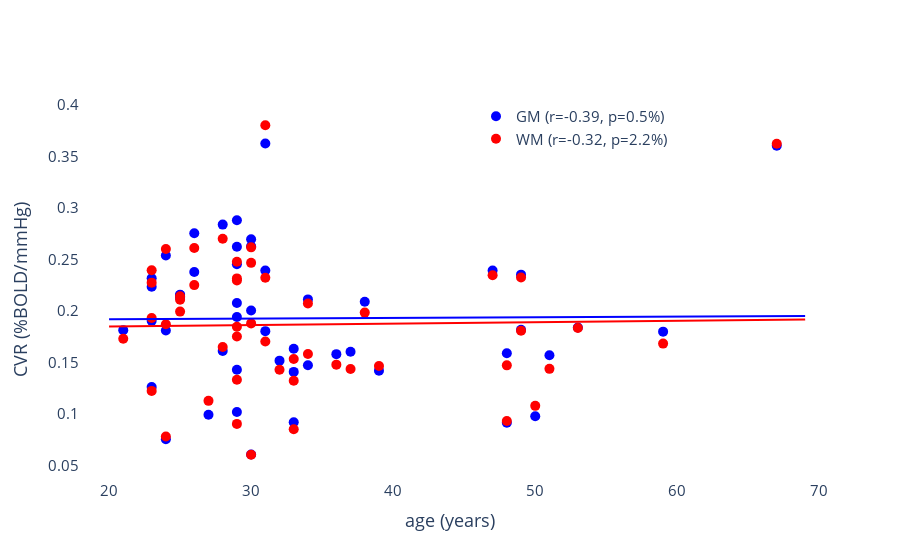

The code cell stored with this chart in its notebook:
### Markdown cell above
### Extented Data Figure 3: GM-CVR and WM-CVR versus age, with linear regressions

### Code cell
x_span = np.arange(20,70,1)
font = dict(size=15)

fig = go.Figure()
fig.add_trace(go.Scatter(x=participants_df['age'], y=participants_df['GM'], name='GM (r=-0.39, p=0.5%)', mode='markers', marker=dict(size=10, color='blue')))
fig.add_trace(go.Scatter(x=participants_df['age'], y=participants_df['WM'], name='WM (r=-0.32, p=2.2%)', mode='markers', marker=dict(size=10, color='red')))
fig.add_trace(go.Scatter(x=x_span, y=stats['GM'].intercept + stats['GM'].slope * x_span, name='GM fit', mode='lines', marker=dict(size=10, color='blue'), showlegend=False))
fig.add_trace(go.Scatter(x=x_span, y=stats['WM'].intercept + stats['WM'].slope * x_span, name='WM fit', mode='lines', marker=dict(size=10, color='red'), showlegend=False))
fig.update_layout(plot_bgcolor='white', font=font)
fig.update_yaxes(title='CVR (%BOLD/mmHg)')
fig.update_xaxes(title='age (years)')
fig.update_layout(legend=dict(yanchor="top", xanchor="right", x=0.8, font=font))

### Figure 1 — Plotly figure (JSON) as saved in the notebook; plotly's stock layout.template omitted (floating-point values rounded to 4 significant figures)
{"data": [{"marker": {"color": "blue", "size": 10}, "mode": "markers", "name": "GM (r=-0.39, p=0.5%)", "type": "scatter", "x": [29, 30, 29, 39, 28, 49, 25, 34, 37, 26, 25, 24, 32, 31, 27, 31, 29, 28, 29, 30, 33, 59, 29, 24, 21, 26, 33, 24, 23, 30, 23, 25, 34, 48, 23, 48, 50, 53, 31, 29, 49, 47, 36, 67, 29, 51, 33, 30, 23, 38], "y": [0.143, 0.06069, 0.102, 0.1421, 0.1612, 0.1817, 0.2154, 0.2112, 0.1604, 0.2378, 0.2158, 0.07561, 0.1518, 0.1804, 0.09934, 0.3624, 0.2078, 0.2838, 0.2879, 0.2696, 0.1409, 0.1799, 0.2623, 0.2539, 0.1814, 0.2754, 0.09196, 0.181, 0.2317, 0.2627, 0.2235, 0.2128, 0.1473, 0.09156, 0.1904, 0.159, 0.09773, 0.184, 0.2393, 0.2454, 0.2352, 0.2393, 0.1581, 0.3604, 0.1941, 0.157, 0.1632, 0.2004, 0.1261, 0.2089]}, {"marker": {"color": "red", "size": 10}, "mode": "markers", "name": "WM (r=-0.32, p=2.2%)", "type": "scatter", "x": [29, 30, 29, 39, 28, 49, 25, 34, 37, 26, 25, 24, 32, 31, 27, 31, 29, 28, 29, 30, 33, 59, 29, 24, 21, 26, 33, 24, 23, 30, 23, 25, 34, 48, 23, 48, 50, 53, 31, 29, 49, 47, 36, 67, 29, 51, 33, 30, 23, 38], "y": [0.1332, 0.06045, 0.09038, 0.1466, 0.165, 0.1809, 0.2141, 0.2072, 0.1437, 0.2251, 0.2109, 0.07817, 0.1429, 0.1704, 0.1128, 0.3802, 0.1846, 0.27, 0.2477, 0.2617, 0.1322, 0.1683, 0.2295, 0.2602, 0.1731, 0.2612, 0.08524, 0.1871, 0.2394, 0.2467, 0.1931, 0.1994, 0.1582, 0.0932, 0.2275, 0.1472, 0.1079, 0.1834, 0.2323, 0.2316, 0.2325, 0.2347, 0.1479, 0.3623, 0.1752, 0.1438, 0.1533, 0.1879, 0.1224, 0.1984]}, {"marker": {"color": "blue", "size": 10}, "mode": "lines", "name": "GM fit", "showlegend": false, "type": "scatter", "x": [20, 21, 22, 23, 24, 25, 26, 27, 28, 29, 30, 31, 32, 33, 34, 35, 36, 37, 38, 39, 40, 41, 42, 43, 44, 45, 46, 47, 48, 49, 50, 51, 52, 53, 54, 55, 56, 57, 58, 59, 60, 61, 62, 63, 64, 65, 66, 67, 68, 69], "y": [0.192, 0.1921, 0.1921, 0.1922, 0.1923, 0.1923, 0.1924, 0.1925, 0.1925, 0.1926, 0.1927, 0.1927, 0.1928, 0.1929, 0.1929, 0.193, 0.1931, 0.1931, 0.1932, 0.1933, 0.1933, 0.1934, 0.1934, 0.1935, 0.1936, 0.1936, 0.1937, 0.1938, 0.1938, 0.1939, 0.194, 0.194, 0.1941, 0.1942, 0.1942, 0.1943, 0.1944, 0.1944, 0.1945, 0.1945, 0.1946, 0.1947, 0.1947, 0.1948, 0.1949, 0.1949, 0.195, 0.1951, 0.1951, 0.1952]}, {"marker": {"color": "red", "size": 10}, "mode": "lines", "name": "WM fit", "showlegend": false, "type": "scatter", "x": [20, 21, 22, 23, 24, 25, 26, 27, 28, 29, 30, 31, 32, 33, 34, 35, 36, 37, 38, 39, 40, 41, 42, 43, 44, 45, 46, 47, 48, 49, 50, 51, 52, 53, 54, 55, 56, 57, 58, 59, 60, 61, 62, 63, 64, 65, 66, 67, 68, 69], "y": [0.185, 0.1851, 0.1853, 0.1854, 0.1855, 0.1857, 0.1858, 0.1859, 0.1861, 0.1862, 0.1863, 0.1865, 0.1866, 0.1867, 0.1869, 0.187, 0.1871, 0.1873, 0.1874, 0.1875, 0.1877, 0.1878, 0.188, 0.1881, 0.1882, 0.1884, 0.1885, 0.1886, 0.1888, 0.1889, 0.189, 0.1892, 0.1893, 0.1894, 0.1896, 0.1897, 0.1898, 0.19, 0.1901, 0.1902, 0.1904, 0.1905, 0.1906, 0.1908, 0.1909, 0.1911, 0.1912, 0.1913, 0.1915, 0.1916]}], "layout": {"font": {"size": 15}, "legend": {"font": {"size": 15}, "x": 0.8, "xanchor": "right", "yanchor": "top"}, "plot_bgcolor": "white", "xaxis": {"title": {"text": "age (years)"}}, "yaxis": {"title": {"text": "CVR (%BOLD/mmHg)"}}}}
